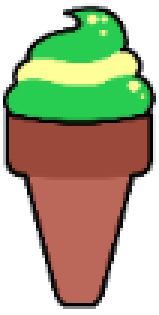
#> input picture Query.png, 53 x 105 px (shown 3 times larger)
$ jupyter execute Code.ipynb
#> lines starting #> are read from the running program, lines starting #| are printed output that depends on the picture
[cell 1]
import cv2
import matplotlib.pyplot as plt

# Load query and target images in grayscale
query_img = cv2.imread('Query.png', cv2.IMREAD_GRAYSCALE)
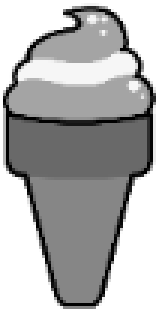
#> query_img: shape (105, 53) (shown 3 times larger); min 0, max 255, mean 175.2
target_img = cv2.imread('Target.png', cv2.IMREAD_GRAYSCALE)
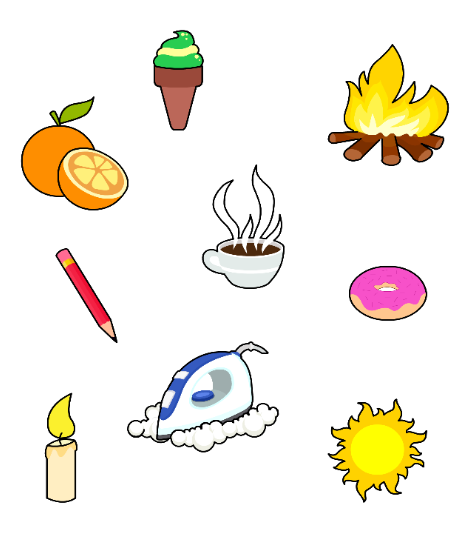
#> input picture Target.png, 469 x 535 px
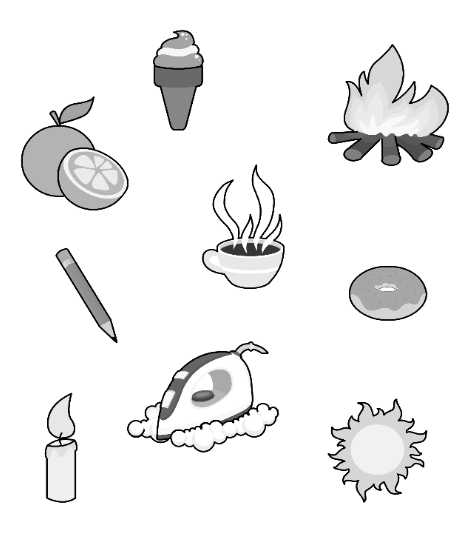
#> target_img: shape (535, 469); min 0, max 255, mean 240.1

# Initialize SIFT detector (use ORB if preferred)
sift = cv2.SIFT_create()

# Detect keypoints and descriptors
kp1, des1 = sift.detectAndCompute(query_img, None)
#> kp1 = 20 keypoints; strongest (x, y, size): (23, 7, 2), (9, 19, 2), (41, 16, 1.9), (49, 38, 2.3)
kp2, des2 = sift.detectAndCompute(target_img, None)
#> kp2 = 365 keypoints; strongest (x, y, size): (269, 408, 2.2), (332, 428, 2.1), (231, 181, 2.2), (267, 352, 2)

# Match descriptors using BFMatcher and apply ratio test
bf = cv2.BFMatcher()
matches = bf.knnMatch(des1, des2, k=2)
#> matches = 20 matches

# Lowe's ratio test
good_matches = []
for m, n in matches:
    if m.distance < 0.75 * n.distance:
        good_matches.append(m)
#> this loop made 20 passes
#> after the loop, good_matches = 18 matches

# Draw good matches
matched_img = cv2.drawMatches(query_img, kp1, target_img, kp2, good_matches, None,
                              flags=cv2.DrawMatchesFlags_NOT_DRAW_SINGLE_POINTS)
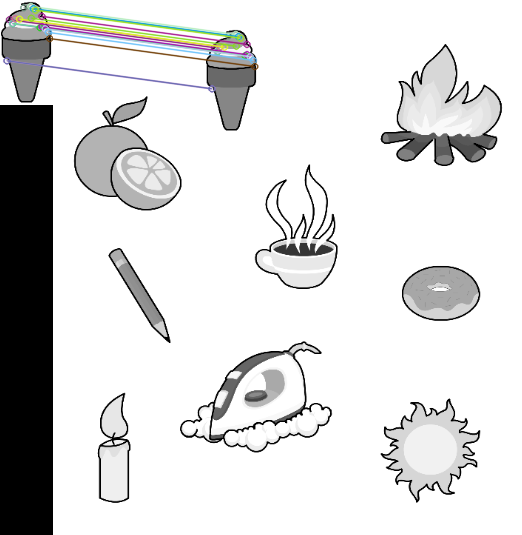
#> matched_img: shape (535, 522, 3); mean of channels 0, 1, 2 217.8, 218, 217.9; drawn as B, G, R

# Save the image
cv2.imwrite('Output.png', matched_img)

# Display result
plt.imshow(cv2.cvtColor(matched_img, cv2.COLOR_BGR2RGB))
plt.axis('off')
plt.show()
